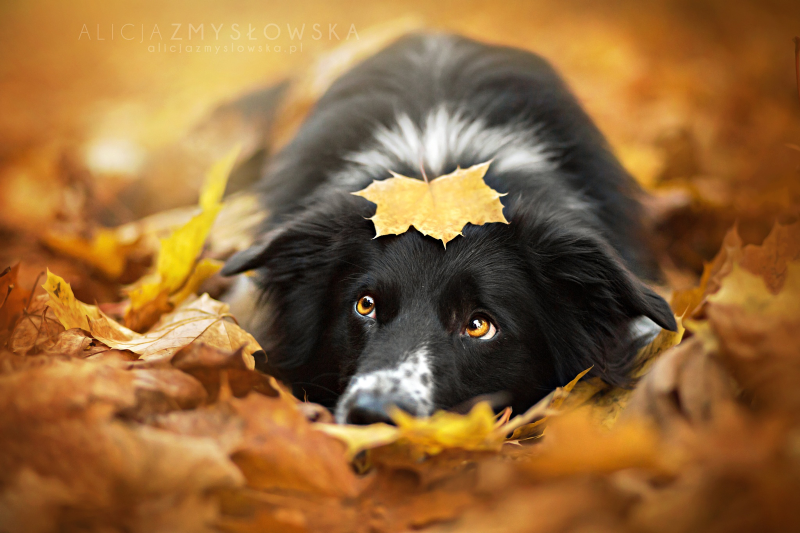
#> input picture lab1/dog1.jpeg, 1600 x 1066 px (shown at 1/2 size)
$ jupyter execute lab1.ipynb
#> lines starting #> are read from the running program, lines starting #| are printed output that depends on the picture
[cell 1]
from PIL import Image

# Resizing the image

[cell 2]
image= Image.open('dog1.jpeg')
#> image is the input picture: PIL image 1600x1066 RGB; mean R, G, B 146.5, 103.8, 56.4
# image.show()
new_image=image.resize((200,200))
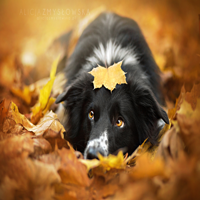
#> new_image: PIL image 200x200 RGB; mean R, G, B 146.5, 103.8, 56.4
new_image.save('edited_dog.jpeg')
new_image.show()

# convert color image into greyscale

[cell 3]
img= image.convert('L')
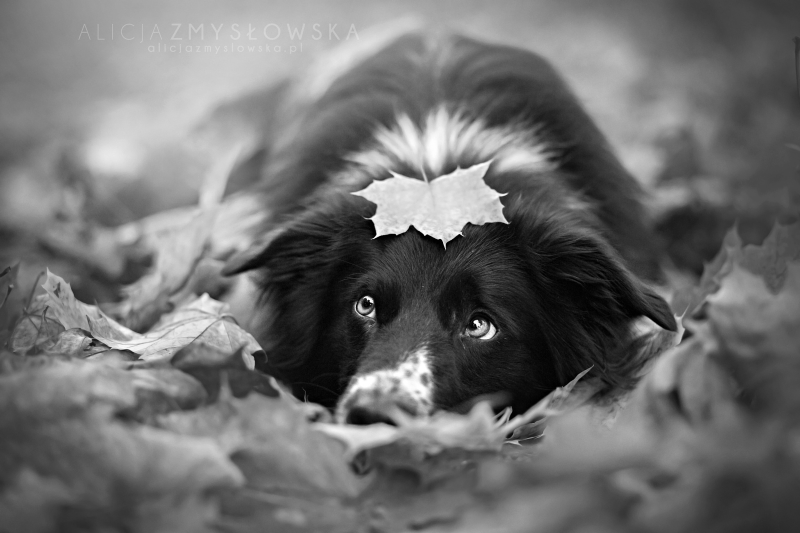
#> img: PIL image 1600x1066 L (shown at 1/2 size); min 0, max 255, mean 111.2
img.save('grey_dog.jpeg')
img.show()

# convert grey image to color image

[cell 4]
gray_img= Image.open('grey_dog.jpeg')
color_img= Image.merge('RGB', [gray_img]*3)
color_img.save('color_img.jpeg')
color_img.show()

# convert color/grey image to black & white

[cell 5]
black_and_white_img= image.convert('1')
#> black_and_white_img: PIL image 1600x1066 1; 43.4% white in thin lines or dots
black_and_white_img.save('blackwhite_dog.jpeg')
black_and_white_img.show()

# seperate color image into r g and b planes

[cell 6]
import cv2
import numpy as np

img = cv2.imread('dog1.jpeg')
#> img: shape (1066, 1600, 3)

blueimg, redimg, greenimg= cv2.split(img)
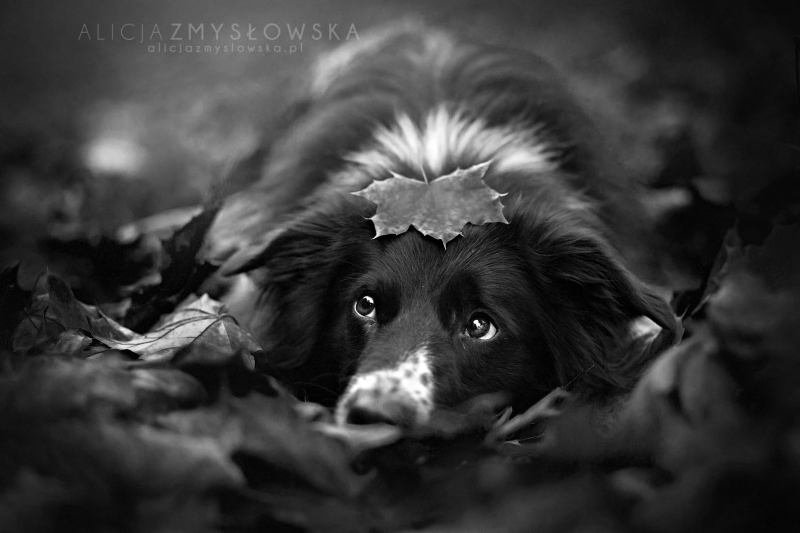
#> blueimg: shape (1066, 1600) (shown at 1/2 size); min 0, max 255, mean 56.4
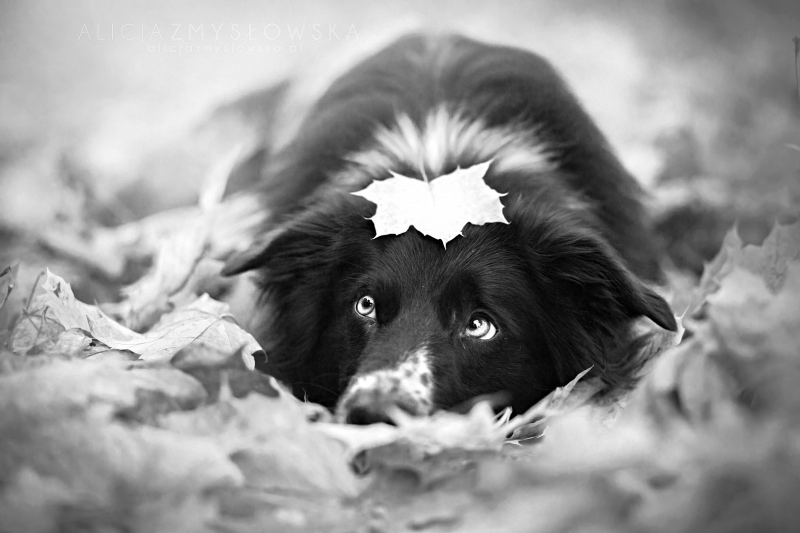
#> greenimg: shape (1066, 1600) (shown at 1/2 size); min 0, max 255, mean 146.5
zeros= np.zeros(blueimg.shape, np.uint8)

blue_bg_img= cv2.merge([blueimg,zeros,zeros])
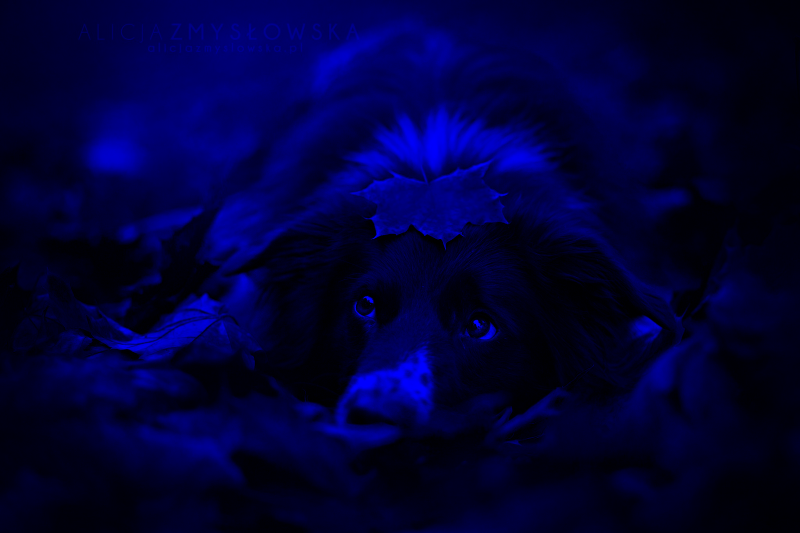
#> blue_bg_img: shape (1066, 1600, 3) (shown at 1/2 size); mean of channels 0, 1, 2 56.4, 0, 0; drawn as B, G, R
green_bg_img= cv2.merge([zeros,greenimg,zeros])
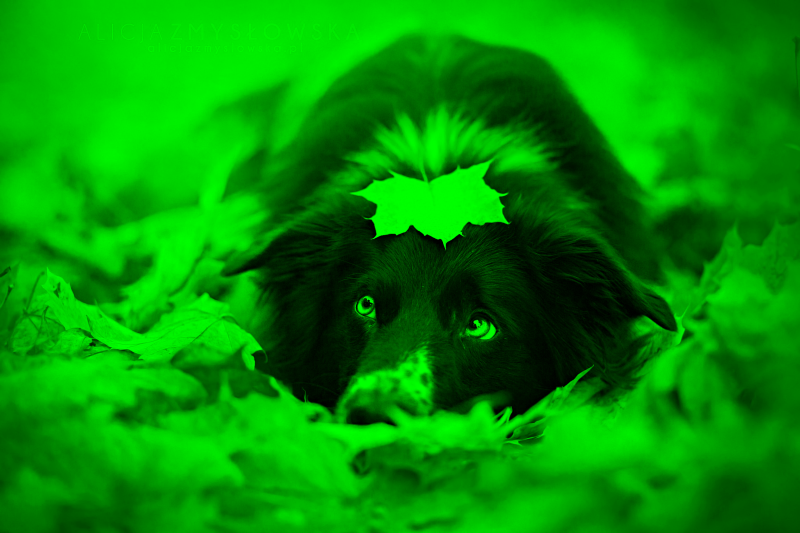
#> green_bg_img: shape (1066, 1600, 3) (shown at 1/2 size); mean of channels 0, 1, 2 0, 146.5, 0; drawn as B, G, R
red_bg_img= cv2.merge([zeros,zeros,redimg])
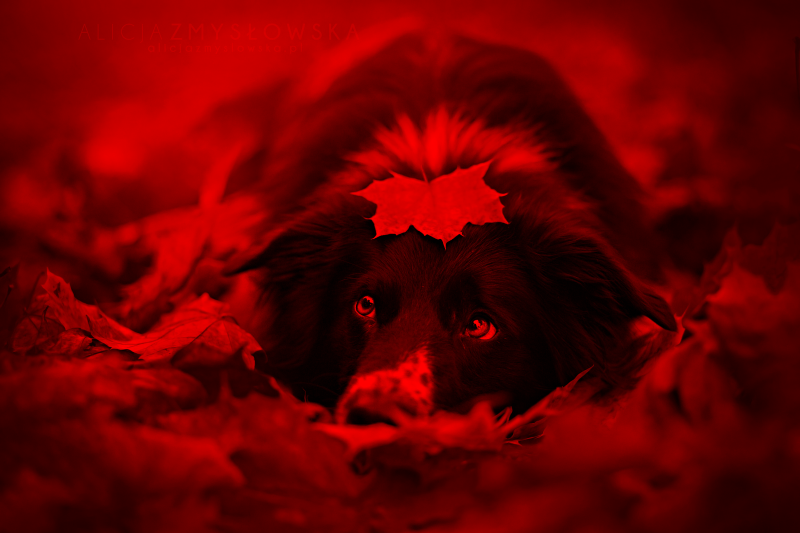
#> red_bg_img: shape (1066, 1600, 3) (shown at 1/2 size); mean of channels 0, 1, 2 0, 0, 103.8; drawn as B, G, R


cv2.imshow("red",red_bg_img)
cv2.waitKey(0)
cv2.imshow("green",blue_bg_img)
cv2.waitKey(0)
cv2.imshow("blue",green_bg_img)
cv2.waitKey(0)
cv2.destroyAllWindows()

# create color image using three seperate R, G, B planes

[cell 7]
color_image = cv2.merge([blueimg, greenimg, redimg])
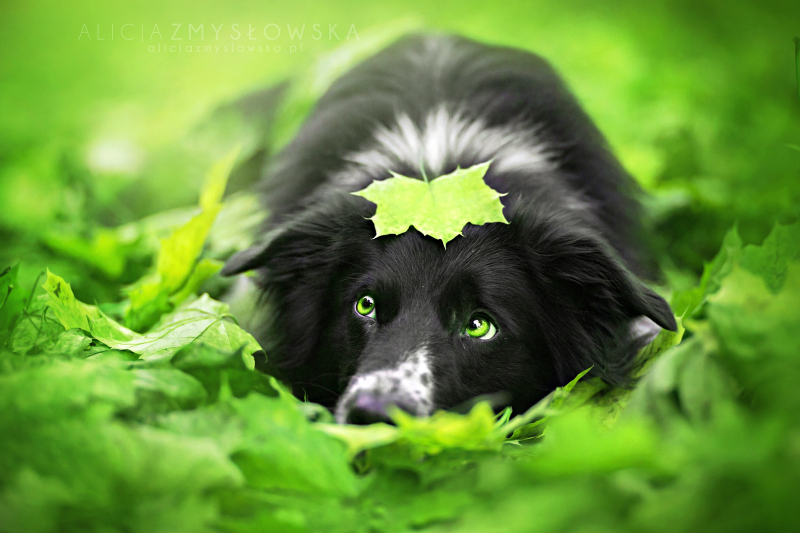
#> color_image: shape (1066, 1600, 3) (shown at 1/2 size); mean of channels 0, 1, 2 56.4, 146.5, 103.8; drawn as B, G, R
cv2.imshow("color",color_image)
cv2.waitKey(0)
cv2.destroyAllWindows()

# Create image profile

[cell 8]
import cv2
import numpy as np
import matplotlib.pyplot as plt

# Read the image
img = cv2.imread('dog1.jpeg')

# Split the image into color channels
blue_img, green_img, red_img = cv2.split(img)

# Display the original image
plt.figure(figsize=(10, 5))
plt.subplot(2, 3, 1)
plt.imshow(cv2.cvtColor(img, cv2.COLOR_BGR2RGB))
plt.title('Original Image')

# Display the individual color channels
plt.subplot(2, 3, 2)
plt.imshow(blue_img, cmap='Blues')
plt.title('Blue Channel')

plt.subplot(2, 3, 3)
plt.imshow(green_img, cmap='Greens')
plt.title('Green Channel')

plt.subplot(2, 3, 4)
plt.imshow(red_img, cmap='Reds')
plt.title('Red Channel')

# Display the histograms for each color channel
plt.subplot(2, 3, 5)
plt.hist(blue_img.flatten(), bins=256, color='blue', alpha=0.7)
plt.title('Blue Histogram')

plt.subplot(2, 3, 6)
plt.hist(green_img.flatten(), bins=256, color='green', alpha=0.7)
plt.title('Green Histogram')

plt.subplot(2, 4, 7)
plt.hist(red_img.flatten(), bins=256, color='red', alpha=0.7)
plt.title('Red Histogram')

plt.show()
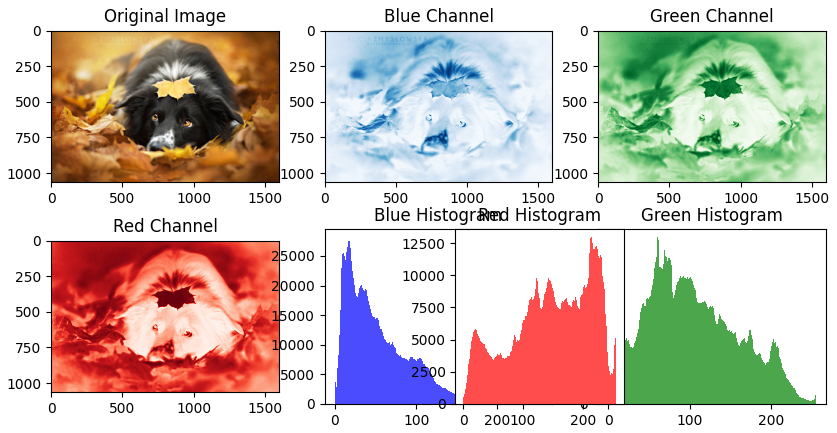
#> figure drawn by matplotlib, 7 panels; panel 5: tallest bar 28141 high, from x = 16.93 to 17.93; panel 6: tallest bar 15053 high, from x = 59.77 to 60.76; panel 7: tallest bar 12953 high, from x = 213.2 to 214.2
